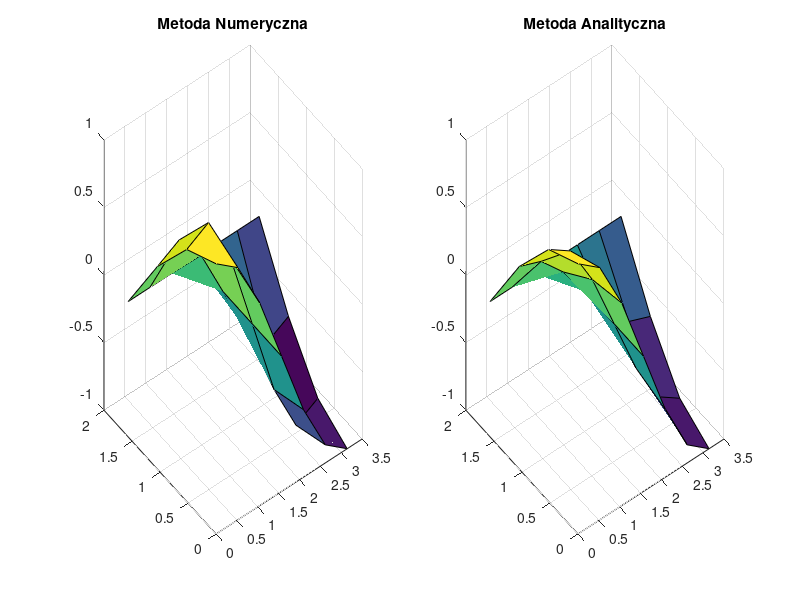

Recreate this plot in MATLAB.
%metoda Gaussa - Seidela
clc
clear all
tic

%funkcja
F = @(x,y) -cos(x+y)-cos(x-y);

%rozwi�zanie analityczne
G = @(x,y) cos(x).*cos(y);

%przedzia� omega
xa=0;
xb=pi;
yc=0;
yd=pi/2;

%warunki brzegowe
war1 = @(x) cos(x);
war2 = @(y) -cos(y);
war3 = @(x) 0;
war4 = @(y) cos(y);

%siatka
n=5;
m=(yd-yc)/(xb-xa)*(n+1)-1;

h=(xb-xa)/(n-1);
x=linspace(xa,xb,n+2);
y=linspace(yc,yd,m+2);

tol=1e-4; 
error = 10; 
licznik=0; 

%tworzenie macierzy
M0=zeros(m,n)+1;
M1(1:n+2) = war1(x);
M2(1:m) = war2(y(2:length(y)-1));
M3(1:n+2) = war3(x);
M4(1:m) = war4(y(2:length(y)-1));

M0=[M4', M0, M2'];
M0=[M1;M0;M3];
M=M0;

for i=1:m+2
    for j=1:n+2
        g(i,j) = G(x(j),y(i));
    end
end

while error>tol
    for i=2:m+1
        for j=2:n+1
            M(i,j) =0.25*(M(i+1,j)+M(i-1,j)+M(i,j+1)+M(i,j-1))-0.25*h^2*F(x(j),y(i));
        end
    end

    error=max(max(abs(M0-M)));
    M0=M;
    licznik = licznik+1;
    
end

%wykresy
[X,Y] = meshgrid(x,y);
subplot(1,2,1)
surf(X,Y,M0)
title('Metoda Numeryczna')
subplot(1,2,2)
surf(X,Y,(G(X,Y)))
title('Metoda Analityczna')

licznik
toc
